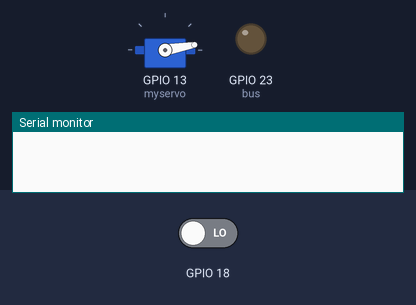
A sketch run on a simulated ESP32. Shown: servo, output pins drawn as LEDs (lit = HIGH), the last lines printed to the serial monitor. The test bench sets the inputs (shaded band); at power-on: GPIO 18 LOW.

Above: at 2.8 s.
2.9 s: GPIO 18 driven HIGH
At 3.5 s:
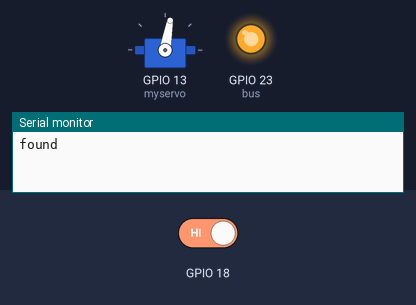
4.5 s: GPIO 18 driven LOW
At 6.2 s:
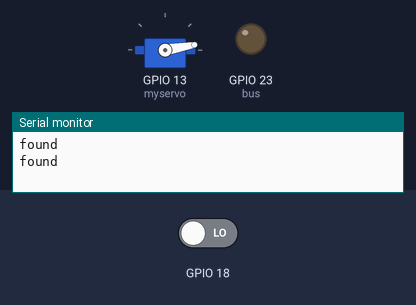
Timing chart, 0 to 7.7 s (numbered marks = the images above; inputs shaded):
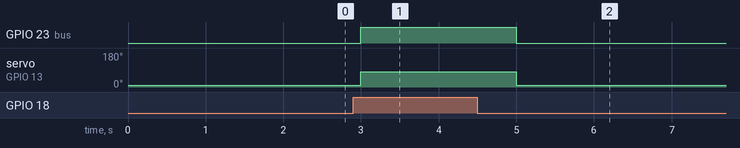

Measured:
- after the input at 2.9 s, GPIO 23 (bus): LOW → HIGH after 0.10 s; servo on GPIO 13 (myservo): 10° → 80° after 0.10 s
- after the input at 4.5 s, GPIO 23 (bus): HIGH → LOW after 0.50 s; servo on GPIO 13 (myservo): 80° → 10° after 0.50 s

The sketch:

Pir_buzz_servo.ino
```cpp
int inp;  // ประกาศตัวแปรชื่อ inp แบบ integer สำหรับเก็บค่าที่อ่านจากขาดิจิตอล
#define bus 23
#include <ESP32Servo.h>
Servo myservo; //ประกาศตัวแปรแทน Servo

void setup() {
  Serial.begin(9600);  // เริ่มใช้งาน Serial Communication ที่ความเร็ว 9600 bps (บิตต่อวินาที)
  pinMode(18, INPUT);  // กำหนดขาดิจิตอลที่ขา 18 เป็นขาแสดงผล (INPUT) เพื่ออ่านค่าจากขาดิจิตอลนี้
  pinMode(bus, OUTPUT);  // กำหนดขาดิจิตอลที่ขา 18 เป็นขาแสดงผล (INPUT) เพื่ออ่านค่าจากขาดิจิตอลนี้
  myservo.attach(13);
}

void loop() {
  inp = digitalRead(18);  // อ่านค่าจากขาดิจิตอลที่ขา 18 และเก็บค่านั้นไว้ในตัวแปร inp
      // ส่งค่าที่อ่านจากขาดิจิตอล (ที่เก็บในตัวแปร inp) ไปยัง Serial Monitor
  if(inp == 1){
    Serial.println("found");
    digitalWrite(bus,HIGH);
    myservo.write(80);
    delay(1000);
  }else{
    digitalWrite(bus,LOW);
    myservo.write(10);
    delay(1000);
  }
}
```
